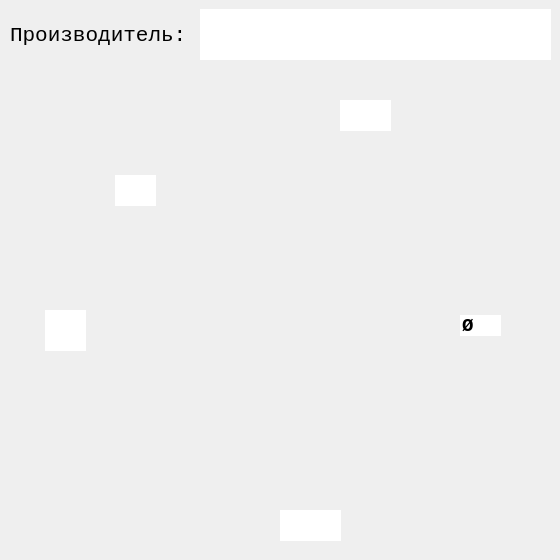
<?xml version="1.0" encoding="UTF-8"?>
<ui version="4.0">
 <class>Dialog</class>
 <widget class="QDialog" name="Dialog">
  <property name="geometry">
   <rect>
    <x>0</x>
    <y>0</y>
    <width>560</width>
    <height>560</height>
   </rect>
  </property>
  <property name="sizePolicy">
   <sizepolicy hsizetype="Fixed" vsizetype="Fixed">
    <horstretch>0</horstretch>
    <verstretch>0</verstretch>
   </sizepolicy>
  </property>
  <property name="minimumSize">
   <size>
    <width>560</width>
    <height>560</height>
   </size>
  </property>
  <property name="maximumSize">
   <size>
    <width>560</width>
    <height>560</height>
   </size>
  </property>
  <property name="windowTitle">
   <string>1 Отверстие Тип2</string>
  </property>
  <property name="windowIcon">
   <iconset>
    <normaloff>../pics/icon/Podpyatnik.ico</normaloff>../pics/icon/Podpyatnik.ico</iconset>
  </property>
  <property name="whatsThis">
   <string/>
  </property>
  <property name="accessibleDescription">
   <string/>
  </property>
  <widget class="QLabel" name="label">
   <property name="geometry">
    <rect>
     <x>0</x>
     <y>0</y>
     <width>560</width>
     <height>560</height>
    </rect>
   </property>
   <property name="sizePolicy">
    <sizepolicy hsizetype="Fixed" vsizetype="Fixed">
     <horstretch>0</horstretch>
     <verstretch>0</verstretch>
    </sizepolicy>
   </property>
   <property name="minimumSize">
    <size>
     <width>560</width>
     <height>560</height>
    </size>
   </property>
   <property name="maximumSize">
    <size>
     <width>560</width>
     <height>560</height>
    </size>
   </property>
   <property name="autoFillBackground">
    <bool>true</bool>
   </property>
   <property name="text">
    <string/>
   </property>
   <property name="pixmap">
    <pixmap>../pics/main/1-2.jpg</pixmap>
   </property>
   <property name="scaledContents">
    <bool>false</bool>
   </property>
   <property name="alignment">
    <set>Qt::AlignCenter</set>
   </property>
   <property name="margin">
    <number>0</number>
   </property>
  </widget>
  <widget class="QLineEdit" name="lineEdit">
   <property name="geometry">
    <rect>
     <x>340</x>
     <y>100</y>
     <width>51</width>
     <height>31</height>
    </rect>
   </property>
   <property name="font">
    <font>
     <family>Courier New</family>
     <pointsize>14</pointsize>
     <weight>75</weight>
     <italic>false</italic>
     <bold>true</bold>
    </font>
   </property>
   <property name="focusPolicy">
    <enum>Qt::ClickFocus</enum>
   </property>
   <property name="autoFillBackground">
    <bool>true</bool>
   </property>
   <property name="inputMethodHints">
    <set>Qt::ImhNone</set>
   </property>
   <property name="text">
    <string/>
   </property>
   <property name="maxLength">
    <number>3</number>
   </property>
   <property name="frame">
    <bool>false</bool>
   </property>
   <property name="alignment">
    <set>Qt::AlignBottom|Qt::AlignHCenter</set>
   </property>
  </widget>
  <widget class="QLineEdit" name="lineEdit_2">
   <property name="geometry">
    <rect>
     <x>115</x>
     <y>175</y>
     <width>41</width>
     <height>31</height>
    </rect>
   </property>
   <property name="font">
    <font>
     <family>Courier New</family>
     <pointsize>14</pointsize>
     <weight>75</weight>
     <italic>false</italic>
     <bold>true</bold>
    </font>
   </property>
   <property name="tabletTracking">
    <bool>false</bool>
   </property>
   <property name="focusPolicy">
    <enum>Qt::ClickFocus</enum>
   </property>
   <property name="autoFillBackground">
    <bool>false</bool>
   </property>
   <property name="text">
    <string/>
   </property>
   <property name="maxLength">
    <number>3</number>
   </property>
   <property name="frame">
    <bool>false</bool>
   </property>
   <property name="alignment">
    <set>Qt::AlignRight|Qt::AlignTrailing|Qt::AlignVCenter</set>
   </property>
  </widget>
  <widget class="QLineEdit" name="lineEdit_3">
   <property name="geometry">
    <rect>
     <x>460</x>
     <y>315</y>
     <width>41</width>
     <height>21</height>
    </rect>
   </property>
   <property name="font">
    <font>
     <family>Courier New</family>
     <pointsize>14</pointsize>
     <weight>75</weight>
     <italic>false</italic>
     <bold>true</bold>
    </font>
   </property>
   <property name="focusPolicy">
    <enum>Qt::ClickFocus</enum>
   </property>
   <property name="text">
    <string>Ø</string>
   </property>
   <property name="maxLength">
    <number>3</number>
   </property>
   <property name="frame">
    <bool>false</bool>
   </property>
   <property name="alignment">
    <set>Qt::AlignLeading|Qt::AlignLeft|Qt::AlignVCenter</set>
   </property>
  </widget>
  <widget class="QLineEdit" name="lineEdit_4">
   <property name="geometry">
    <rect>
     <x>280</x>
     <y>510</y>
     <width>61</width>
     <height>31</height>
    </rect>
   </property>
   <property name="font">
    <font>
     <family>Courier New</family>
     <pointsize>14</pointsize>
     <weight>75</weight>
     <italic>false</italic>
     <bold>true</bold>
    </font>
   </property>
   <property name="focusPolicy">
    <enum>Qt::ClickFocus</enum>
   </property>
   <property name="text">
    <string/>
   </property>
   <property name="maxLength">
    <number>3</number>
   </property>
   <property name="frame">
    <bool>false</bool>
   </property>
   <property name="alignment">
    <set>Qt::AlignBottom|Qt::AlignHCenter</set>
   </property>
  </widget>
  <widget class="QLineEdit" name="lineEdit_5">
   <property name="geometry">
    <rect>
     <x>45</x>
     <y>310</y>
     <width>41</width>
     <height>41</height>
    </rect>
   </property>
   <property name="font">
    <font>
     <family>Courier New</family>
     <pointsize>14</pointsize>
     <weight>75</weight>
     <italic>false</italic>
     <bold>true</bold>
    </font>
   </property>
   <property name="tabletTracking">
    <bool>false</bool>
   </property>
   <property name="focusPolicy">
    <enum>Qt::ClickFocus</enum>
   </property>
   <property name="autoFillBackground">
    <bool>false</bool>
   </property>
   <property name="text">
    <string/>
   </property>
   <property name="maxLength">
    <number>3</number>
   </property>
   <property name="frame">
    <bool>false</bool>
   </property>
   <property name="alignment">
    <set>Qt::AlignRight|Qt::AlignTrailing|Qt::AlignVCenter</set>
   </property>
  </widget>
  <widget class="QLabel" name="label_2">
   <property name="geometry">
    <rect>
     <x>10</x>
     <y>10</y>
     <width>181</width>
     <height>51</height>
    </rect>
   </property>
   <property name="font">
    <font>
     <family>Courier New</family>
     <pointsize>16</pointsize>
     <weight>50</weight>
     <bold>false</bold>
    </font>
   </property>
   <property name="text">
    <string>Производитель:</string>
   </property>
  </widget>
  <widget class="QLineEdit" name="lineEdit_6">
   <property name="geometry">
    <rect>
     <x>200</x>
     <y>9</y>
     <width>351</width>
     <height>51</height>
    </rect>
   </property>
   <property name="font">
    <font>
     <family>Courier New</family>
     <pointsize>16</pointsize>
     <weight>75</weight>
     <bold>true</bold>
    </font>
   </property>
   <property name="frame">
    <bool>false</bool>
   </property>
   <property name="alignment">
    <set>Qt::AlignLeading|Qt::AlignLeft|Qt::AlignVCenter</set>
   </property>
  </widget>
 </widget>
 <resources/>
 <connections/>
</ui>
